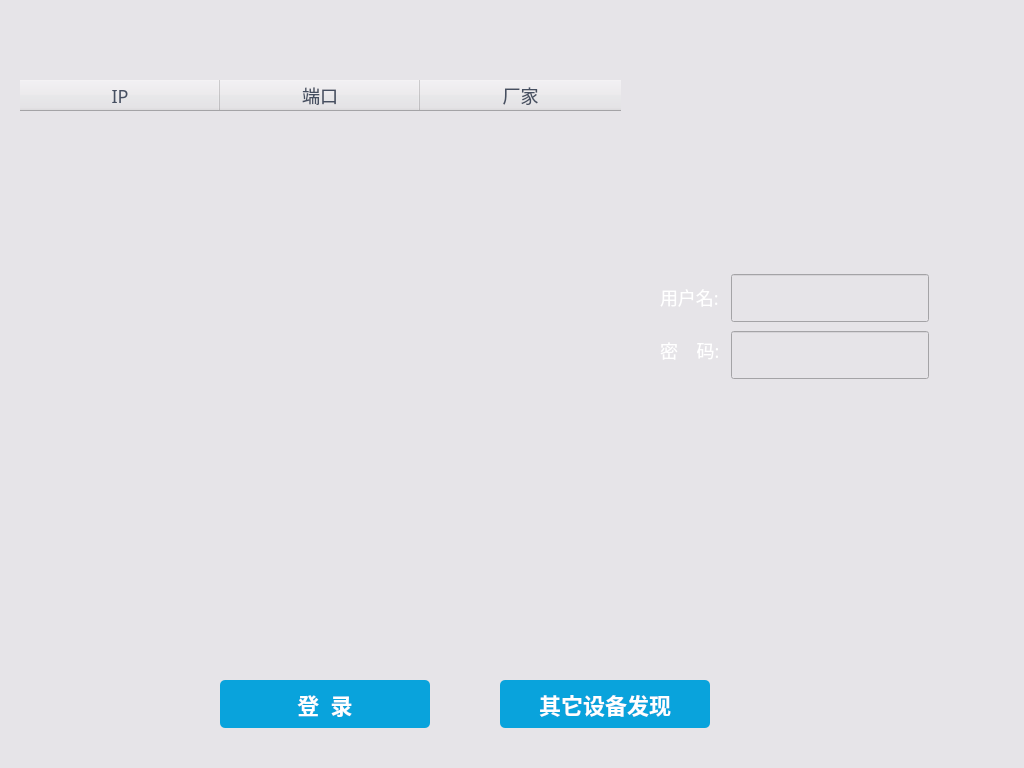
<?xml version="1.0" encoding="UTF-8"?>
<ui version="4.0">
 <class>FoundDeviceDialog</class>
 <widget class="QDialog" name="FoundDeviceDialog">
  <property name="geometry">
   <rect>
    <x>0</x>
    <y>0</y>
    <width>1024</width>
    <height>768</height>
   </rect>
  </property>
  <property name="windowTitle">
   <string>Dialog</string>
  </property>
  <property name="styleSheet">
   <string notr="true">QWidget
{
	background-color: rgb(230, 228, 232);
	font-size:18px;
	color: rgb(70, 79, 97);
	font-family:Microsoft Yahei;
    text-align:center;
}


QLabel
{
  	font-size:18px;
	color: rgb(255, 255, 255);
	border-color: rgba(255, 255, 255, 0);
	background-color: rgba(255, 255, 255, 0);
	font-family:Microsoft Yahei;
}
QPushButton
{
	background-color: rgba(155, 167, 179, 0);
	font:bold;
	border-color: rgb(176, 186, 221);
	border-width: 2px;
    border-style: solid;
}
QPushButton:hover
{
   border-color: rgb(255, 255, 255);
}
QPushButton:pressed
{
   border-color: rgb(255, 255, 255);
}




QScrollBar:vertical
{
    width:17px;
    background:rgba(0,0,0,0%);
    margin:0px,0px,0px,0px;
    padding-top:17px;
    padding-bottom:17px;
}

QScrollBar::handle:vertical
{
    width:17px;
    background:rgba(0,0,0,25%);
    border-radius:4px;
    min-height:20;
}

QScrollBar::handle:vertical:hover
{
    width:17px;
    background:rgba(0,0,0,50%);
    border-radius:4px;
    min-height:20;
}

QScrollBar::add-line:vertical
{
    height:17px;width:17px;
    border-image:url(:/icon/res/scroll_down_normal.png);
    subcontrol-position:bottom;
}

QScrollBar::sub-line:vertical
{
    height:17px;width:17px;
    border-image:url(:/icon/res/scroll_up_normal.png);
    subcontrol-position:top;
}
QScrollBar::add-line:vertical:hover
{
	height:17px;width:17px;
    border-image:url(:/icon/res/scroll_down_click.png);
    subcontrol-position:bottom;
}
QScrollBar::sub-line:vertical:hover
{
	height:17px;width:17px;
    border-image:url(:/icon/res/scroll_up_click.png);
    subcontrol-position:top;
}
QScrollBar::add-page:vertical,QScrollBar::sub-page:vertical
{
    background:rgba(0,0,0,10%);
    border-radius:4px;
}

QTreeView::item
{
	margin:3px;
}



QDateTimeEdit::down-arrow
{
	image: url(:/png/date_sel.png);
}

QDateTimeEdit::down-arrow:hover
{
	image: url(:/png/date_sel.png);
}

QDateTimeEdit::drop-down{
	border:none;
    background:transparent;
	padding-right:2px;
	width:30px;
	height:30px;
}
</string>
  </property>
  <widget class="QTableWidget" name="ip_tableWidget">
   <property name="geometry">
    <rect>
     <x>20</x>
     <y>80</y>
     <width>601</width>
     <height>551</height>
    </rect>
   </property>
   <property name="font">
    <font>
     <family>Microsoft Yahei</family>
     <pointsize>-1</pointsize>
    </font>
   </property>
   <property name="frameShape">
    <enum>QFrame::NoFrame</enum>
   </property>
   <property name="frameShadow">
    <enum>QFrame::Plain</enum>
   </property>
   <property name="lineWidth">
    <number>0</number>
   </property>
   <property name="editTriggers">
    <set>QAbstractItemView::AnyKeyPressed</set>
   </property>
   <property name="selectionMode">
    <enum>QAbstractItemView::SingleSelection</enum>
   </property>
   <property name="showGrid">
    <bool>false</bool>
   </property>
   <attribute name="horizontalHeaderDefaultSectionSize">
    <number>200</number>
   </attribute>
   <attribute name="horizontalHeaderStretchLastSection">
    <bool>true</bool>
   </attribute>
   <attribute name="verticalHeaderVisible">
    <bool>false</bool>
   </attribute>
   <column>
    <property name="text">
     <string>IP</string>
    </property>
   </column>
   <column>
    <property name="text">
     <string>端口</string>
    </property>
   </column>
   <column>
    <property name="text">
     <string>厂家</string>
    </property>
   </column>
  </widget>
  <widget class="QLabel" name="label_5">
   <property name="geometry">
    <rect>
     <x>660</x>
     <y>287</y>
     <width>61</width>
     <height>20</height>
    </rect>
   </property>
   <property name="styleSheet">
    <string notr="true">QLabel
{
  	font-size:18px;
	color: rgb(255, 255, 255);
	border-color: rgba(255, 255, 255, 0);
	background-color: rgba(255, 255, 255, 0);
	font-family:Microsoft Yahei;
}</string>
   </property>
   <property name="text">
    <string>用户名:</string>
   </property>
  </widget>
  <widget class="QLineEdit" name="lineEditPasswords">
   <property name="geometry">
    <rect>
     <x>731</x>
     <y>331</y>
     <width>198</width>
     <height>48</height>
    </rect>
   </property>
   <property name="styleSheet">
    <string notr="true"/>
   </property>
   <property name="echoMode">
    <enum>QLineEdit::Password</enum>
   </property>
  </widget>
  <widget class="QLineEdit" name="lineEditAccount">
   <property name="geometry">
    <rect>
     <x>731</x>
     <y>274</y>
     <width>198</width>
     <height>48</height>
    </rect>
   </property>
   <property name="styleSheet">
    <string notr="true"/>
   </property>
  </widget>
  <widget class="QLabel" name="label_6">
   <property name="geometry">
    <rect>
     <x>660</x>
     <y>340</y>
     <width>71</width>
     <height>20</height>
    </rect>
   </property>
   <property name="styleSheet">
    <string notr="true">QLabel
{
  	font-size:18px;
	color: rgb(255, 255, 255);
	border-color: rgba(255, 255, 255, 0);
	background-color: rgba(255, 255, 255, 0);
	font-family:Microsoft Yahei;
}</string>
   </property>
   <property name="text">
    <string>密    码:</string>
   </property>
  </widget>
  <widget class="QPushButton" name="pushButtonConnect">
   <property name="geometry">
    <rect>
     <x>220</x>
     <y>680</y>
     <width>210</width>
     <height>48</height>
    </rect>
   </property>
   <property name="styleSheet">
    <string notr="true">QPushButton
{
	/*border-image: url(:/png/login.png);*/
	background-color: rgb(9, 163, 220);
    border-width: 0px;
border-radius:5px;
	color: white;
	font-size: 22px;
}

QPushButton:hover
{
	background-color: rgb(63, 197, 248);
/*	border-image: url(:/png/login_focus.png);*/
}

QPushButton:pressed
{
background-color:  rgb(63, 197, 248);
/*	border-image: url(:/png/login_focus.png);*/	
}</string>
   </property>
   <property name="text">
    <string>登  录</string>
   </property>
  </widget>
  <widget class="QPushButton" name="pushButtonOther">
   <property name="geometry">
    <rect>
     <x>500</x>
     <y>680</y>
     <width>210</width>
     <height>48</height>
    </rect>
   </property>
   <property name="styleSheet">
    <string notr="true">QPushButton
{
	/*border-image: url(:/png/login.png);*/
	background-color: rgb(9, 163, 220);
    border-width: 0px;
border-radius:5px;
	color: white;
	font-size: 22px;
}

QPushButton:hover
{
	background-color: rgb(63, 197, 248);
/*	border-image: url(:/png/login_focus.png);*/
}

QPushButton:pressed
{
background-color:  rgb(63, 197, 248);
/*	border-image: url(:/png/login_focus.png);*/	
}</string>
   </property>
   <property name="text">
    <string>其它设备发现</string>
   </property>
  </widget>
 </widget>
 <resources>
  <include location="fastvideo.qrc"/>
 </resources>
 <connections/>
</ui>
